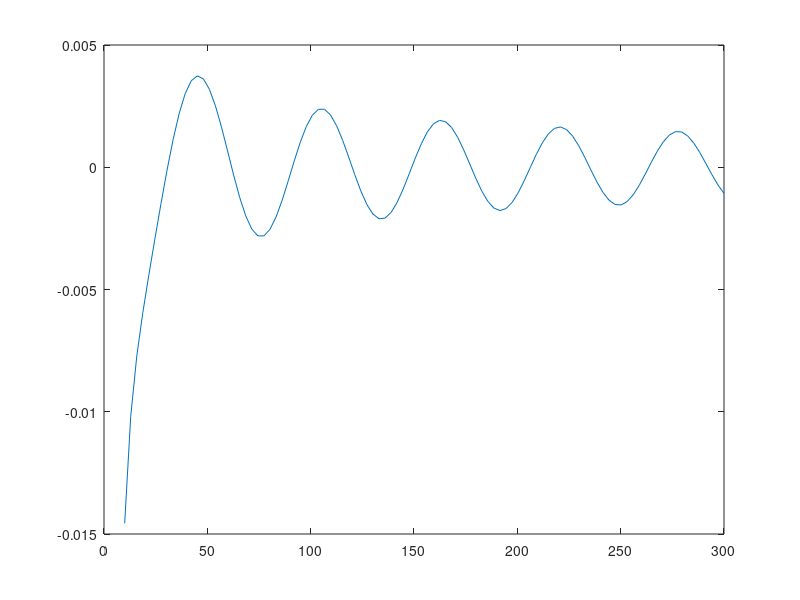

Recreate this plot in MATLAB.
clear 
clc

%% r = 10
rho = 1.3;
a = 1;
nu = 2 ;
c = 330;
e = 1.25e-3;
mach = 0.11;
t = 0 ;
theta = 0;
r = linspace(10, 300,100);;
o = (mach*c)/(2*a);
k = (2*o)/c;

e2 = (1/pi) * (2/(k*a)^3);
Ha = (besselh(1,1,k*a) - besselh(3,1,k*a))/2  ; %derivative of hankel function


A1 = (4i * rho * a  * e * o * o )/(k * Ha);
A1 = A1 * exp(-1i *(pi/2));

H = besselh(nu, 1 , k.*r);

pa = A1 .* H .* exp(2i.*(theta - o*t));

plot(r,real(pa));
hold on;



